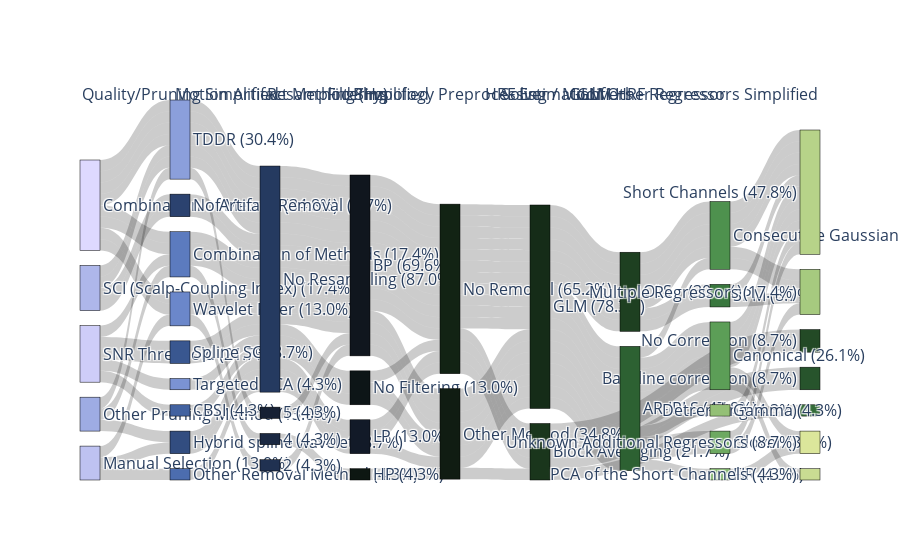

This figure's notebook cell:
### Markdown cell above
**Plot Analysis Sankey Diagram**

### Code cell
# plotting with or without labels
lb_tmp = node_labels
if not plot_labels:
    lb_tmp = [''] * len(node_labels)

fig = go.Figure(data=[go.Sankey(
    node=dict(
        pad=15,
        thickness=20,
        line=dict(color='black', width=0.5),
        label=lb_tmp,
        color= node_colors  # Assign the colors to the nodes
    ),
    link=dict(
        source=source,
        target=target,
        value=value,
        #color= link_colors  # Assign the colors to the links
    )
)])

fig.update_layout(
    autosize=True,
)

## Rename column labels
column_labels = column_list
# remove ":" from elements in column_labels
column_labels = [x.replace(':', '') for x in column_labels]
# rename "Approach" to "Solver / Modifiers"
column_labels = [x.replace('Approach', 'HRF Estimation') for x in column_labels]
# rename "GLM Method" to "Solver / Modifiers"
column_labels = [x.replace('GLM Method', 'Solver / Modifiers') for x in column_labels]
# rename "Removal of the Global Signals during Preprocessing" to "Physiology Preprocessing"
column_labels = [x.replace('Removal of the Global Signals during Preprocessing', 'Physiology Preprocessing') for x in column_labels]
# rename "Resample/Downsample (Hz)" to "Resampling (Hz)"
column_labels = [x.replace('Resample/Downsample (Hz)', 'Resampling (Hz)') for x in column_labels]
# rename "Filtering Coding" to "Filtering"
column_labels = [x.replace('Filtering Coding', 'Filtering') for x in column_labels]

# Calculate the x position for each column's label.
# This is a rough approximation and may need to be adjusted based on the exact look of your Sankey diagram.
x_positions = [i / (len(column_labels) - 1) for i in range(len(column_labels))]


annotations = [
    dict(
        x=x,
        y=1.05,  # Adjust the y-coordinate as per desired placement
        xref='paper',
        yref='paper',
        text=label,
        showarrow=False,
        font=dict(size=16)
    ) for x, label in zip(x_positions, column_labels)
]

# Update the layout with annotations
fig.update_layout(
    annotations=annotations,
    autosize=True,
    font=dict(size=16),  # Set global font size
)

fig.show()
plot(fig, filename=paths["base"]+paths["data"]+paths["fig"]+paths["savedir"]+'sankey_analysispipeline_highSorensen'+'label_'+str(plot_labels)+'.html')

### Figure 1 — Plotly figure (JSON) as saved in the notebook; plotly's stock layout.template omitted (floating-point values rounded to 4 significant figures; data arrays with more than 128 entries replaced by an {"elided": "..."} marker saying what was removed)
{"data": [{"link": {"source": {"elided": "174 int values"}, "target": {"elided": "174 int values"}, "value": {"elided": "174 int values"}}, "node": {"color": ["rgba(222,217,255, 1)", "rgba(206,205,248, 1)", "rgba(190,194,241, 1)", "rgba(174,183,234, 1)", "rgba(158,172,227, 1)", "rgba(139,159,219, 1)", "rgba(123,147,211, 1)", "rgba(107,135,202, 1)", "rgba(92,123,191, 1)", "rgba(76,109,175, 1)", "rgba(66,98,160, 1)", "rgba(57,87,144, 1)", "rgba(50,77,128, 1)", "rgba(43,66,111, 1)", "rgba(37,58,96, 1)", "rgba(32,49,81, 1)", "rgba(27,41,67, 1)", "rgba(22,32,52, 1)", "rgba(18,26,40, 1)", "rgba(16,22,30, 1)", "rgba(13,21,23, 1)", "rgba(13,23,18, 1)", "rgba(16,28,18, 1)", "rgba(18,35,20, 1)", "rgba(21,44,24, 1)", "rgba(26,54,28, 1)", "rgba(30,64,33, 1)", "rgba(35,74,38, 1)", "rgba(39,84,44, 1)", "rgba(45,97,50, 1)", "rgba(51,108,56, 1)", "rgba(57,119,62, 1)", "rgba(65,131,69, 1)", "rgba(78,145,78, 1)", "rgba(92,158,87, 1)", "rgba(109,169,97, 1)", "rgba(127,180,107, 1)", "rgba(148,192,118, 1)", "rgba(166,202,127, 1)", "rgba(183,211,137, 1)", "rgba(201,220,146, 1)", "rgba(219,230,155, 1)"], "label": ["Combination of Metrics (34.8%)", "SNR Threshold (21.7%)", "Manual Selection (13.0%)", "SCI (Scalp-Coupling Index) (17.4%)", "Other Pruning Method (13.0%)", "TDDR (30.4%)", "Targeted PCA (4.3%)", "Wavelet Filter (13.0%)", "Combination of Methods (17.4%)", "Other Removal Method (4.3%)", "CBSI (4.3%)", "Spline SG (8.7%)", "Hybrid spline wavelet (8.7%)", "No Artifact Removal (8.7%)", "No Resampling (87.0%)", "2 (4.3%)", "4 (4.3%)", "5 (4.3%)", "LP (13.0%)", "BP (69.6%)", "No Filtering (13.0%)", "HP (4.3%)", "Other Method (34.8%)", "No Removal (65.2%)", "GLM (78.3%)", "Block Averaging (21.7%)", "OLS    (30.4%)", "No Correction (8.7%)", "Baseline correction (8.7%)", "AR-IRLS (47.8%)", "Detrending (4.3%)", "SPM (8.7%)", " (21.7%)", "Consecutive Gaussian (26.1%)", "Canonical (26.1%)", "Glover (8.7%)", "FIR (4.3%)", "Gamma (4.3%)", "Multiple Regressors (17.4%)", "Short Channels (47.8%)", "PCA of the Short Channels (4.3%)", "Unknown Additional Regressors (8.7%)"], "line": {"color": "black", "width": 0.5}, "pad": 15, "thickness": 20}, "type": "sankey"}], "layout": {"annotations": [{"font": {"size": 16}, "showarrow": false, "text": "Quality/Pruning Simplified", "x": 0, "xref": "paper", "y": 1.05, "yref": "paper"}, {"font": {"size": 16}, "showarrow": false, "text": "Motion Artifact Method Simplified", "x": 0.125, "xref": "paper", "y": 1.05, "yref": "paper"}, {"font": {"size": 16}, "showarrow": false, "text": "Resampling (Hz)", "x": 0.25, "xref": "paper", "y": 1.05, "yref": "paper"}, {"font": {"size": 16}, "showarrow": false, "text": "Filtering", "x": 0.375, "xref": "paper", "y": 1.05, "yref": "paper"}, {"font": {"size": 16}, "showarrow": false, "text": "Physiology Preprocessing", "x": 0.5, "xref": "paper", "y": 1.05, "yref": "paper"}, {"font": {"size": 16}, "showarrow": false, "text": "HRF Estimation", "x": 0.625, "xref": "paper", "y": 1.05, "yref": "paper"}, {"font": {"size": 16}, "showarrow": false, "text": "Solver / Modifiers", "x": 0.75, "xref": "paper", "y": 1.05, "yref": "paper"}, {"font": {"size": 16}, "showarrow": false, "text": "GLM HRF Regressor", "x": 0.875, "xref": "paper", "y": 1.05, "yref": "paper"}, {"font": {"size": 16}, "showarrow": false, "text": "GLM Other Regressors Simplified", "x": 1, "xref": "paper", "y": 1.05, "yref": "paper"}], "autosize": true, "font": {"size": 16}}}
